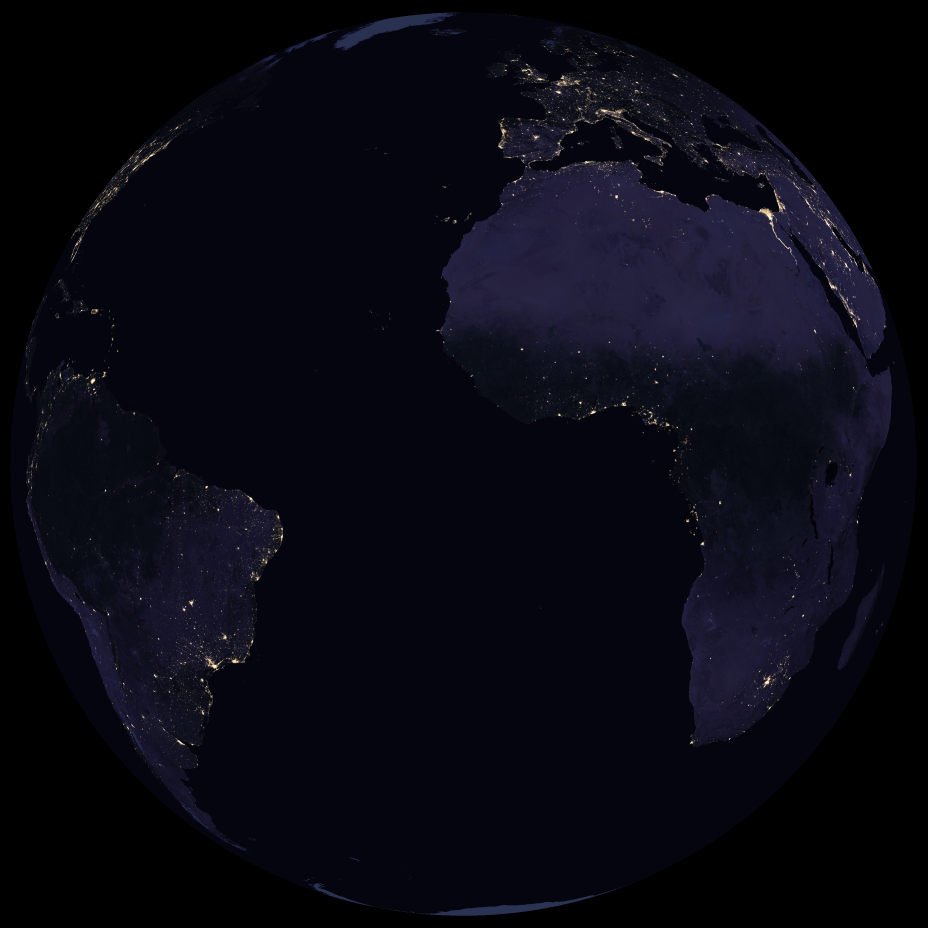
#> input picture naturalearth/blackmarble_elektro.png, 2784 x 2784 px (shown at 1/3 size)
$ python elektro_ir_enhanced.py naturalearth/blackmarble_elektro.png out.png naturalearth naturalearth/blackmarble_elektro.png
#> lines starting #> are read from the running program, lines starting #| are printed output that depends on the picture; after the words box and inside, x2 and y2 are one past the last pixel; in counts of white or black regions, pixels touching at a corner belong together
### elektro_borders.py
#!/usr/bin/env python3
"""Draw coastlines + country borders on an Elektro-L3 (14.5W) full-disk image.
usage: elektro_borders.py in.png out.png [ne_dir] [style]
style: "natural" (default: white borders, yellow coast) or "ir" (thin yellow lines
for the color-enhanced IR images, see elektro_ir_enhanced.py).
Needs ne_50m_coastline.geojson and ne_50m_admin_0_boundary_lines_land.geojson (Natural Earth)
in ne_dir (default: folder of this script).
No cartopy: the CGMS geostationary projection is computed directly.
"""
import sys, os, json
import numpy as np
from PIL import Image, ImageDraw

# Disk geometry of the 2784x2784 Elektro LRIT full disk, fitted on the 15:30 channel 4 image
CX, CY = 1389.5, 1391.7          # disk centre (px)
R_EQ_PX = 1359.4                 # equatorial radius (px)
LON0 = -14.5                     # sub-satellite longitude
H = 42164.16                     # distance satellite - Earth centre (km)
R_EQ, R_POL = 6378.137, 6356.7523
PX_PER_RAD = R_EQ_PX / np.arcsin(R_EQ / H)
SS = 2                           # supersampling for smooth lines

# (geojson, RGBA, width) per style, drawn in order
STYLES = {
    "natural": [("ne_50m_admin_0_boundary_lines_land.geojson", (255, 255, 255, 170), 2),
                ("ne_50m_coastline.geojson", (255, 220, 60, 230), 3)],
    "ir":      [("ne_50m_admin_0_boundary_lines_land.geojson", (255, 255, 0, 88), 2),
                ("ne_50m_coastline.geojson", (255, 255, 0, 255), 3)],
}

# [13 lines left out: function project, not called in this run]

def lines(path):
    for f in json.load(open(path))["features"]:
        g = f["geometry"]
        parts = g["coordinates"] if g["type"] == "MultiLineString" else [g["coordinates"]]
        for p in parts:
            yield np.array(p)

def draw(img, ne_dir, style="natural"):
    W, Hh = img.size
    ov = Image.new("RGBA", (W*SS, Hh*SS), (0, 0, 0, 0))
    d = ImageDraw.Draw(ov)
    for name, color, width in STYLES[style]:
        for p in lines(os.path.join(ne_dir, name)):
            x, y, vis = project(p[:, 0], p[:, 1])
            # split each line where it goes behind the Earth
            seg = []
            for xi, yi, v in zip(x, y, vis):
                if v:
                    seg.append((xi*SS, yi*SS))
                elif len(seg) > 1:
                    d.line(seg, fill=color, width=width*SS//2); seg = []
                else:
                    seg = []
            if len(seg) > 1:
                d.line(seg, fill=color, width=width*SS//2)
    ov = ov.resize((W, Hh), Image.LANCZOS)
    return Image.alpha_composite(img.convert("RGBA"), ov).convert("RGB")

# [5 lines that do not run on import are left out]

### elektro_ir_enhanced.py
#!/usr/bin/env python3
"""Color-enhanced IR image (cold cloud tops highlighted) for an Elektro-L3 IR channel.
usage: elektro_ir_enhanced.py L3_<ch>_*.png out.png [ne_dir] [partner.png]
Meant for channel 4 (3.8um) and 9 (10.7um). Raw SatDump IR PNGs are warm = bright,
so the scale is inverted: warm surface dark, cloud white, and the coldest tops
(lowest counts) go through cyan->blue, green->yellow, orange->red. Coastlines and
borders are drawn on top via elektro_borders.py (style "ir").
LUT reverse-engineered from the first hand-made 15:30 UTC ch4/ch9 images.

partner.png is the other IR channel of the same slot (ch9 for ch4 and vice versa).
With it, lost-data strips are repaired. A row is lost in a channel when it is flat,
all zero (missing), or has data spilling into empty space beyond the Earth's limb
(misplaced garbage); rows where the two channels stop agreeing are attributed to the
channel that breaks vertical continuity (both, if both break). Lost rows are rebuilt from the partner
through a value mapping learned on rows where both channels are good. Rows lost in
both channels are left black (no data) rather than shown as fake cloud tops.
"""
import sys, os
import warnings; warnings.simplefilter("ignore", RuntimeWarning)
import numpy as np
from PIL import Image
import elektro_borders as eb

def build_lut():
    lut = np.zeros((256, 3), np.uint8)                       # 0 -> black (space)
    for v in range(1, 15):                                    # red -> orange
        lut[v] = (255, round(v * 165 / 14), 0)
    for v in range(15, 28):                                   # yellow -> green
        lut[v] = (round(255 - (v - 15) * 255 / 12), 255, 0)
    for v in range(28, 41):                                   # blue -> cyan
        lut[v] = (0, round((v - 28) * 255 / 12), 255)
    for v in range(41, 256):                                  # inverted grey
        lut[v] = round(255 * (255 - v) / 214)
    return lut

def _rr(shape):
    yy, xx = np.mgrid[:shape[0], :shape[1]]
    r_pol_px = eb.R_EQ_PX * eb.R_POL / eb.R_EQ
    return ((xx - eb.CX) / eb.R_EQ_PX) ** 2 + ((yy - eb.CY) / r_pol_px) ** 2

def disk_mask(shape):
    # Raw 0 inside the Earth disk is saturated cold (cloud tops, limb), not space.
    return _rr(shape) <= 1

def space_mask(shape):
    # Well beyond the limb: valid data is always 0 there.
    return _rr(shape) >= 1.08

def inner_mask(shape):
    # Stats only well inside the disk: the limb is noisy and saturates.
#> called with shape = (2784, 2784)
    yy, xx = np.mgrid[:shape[0], :shape[1]]
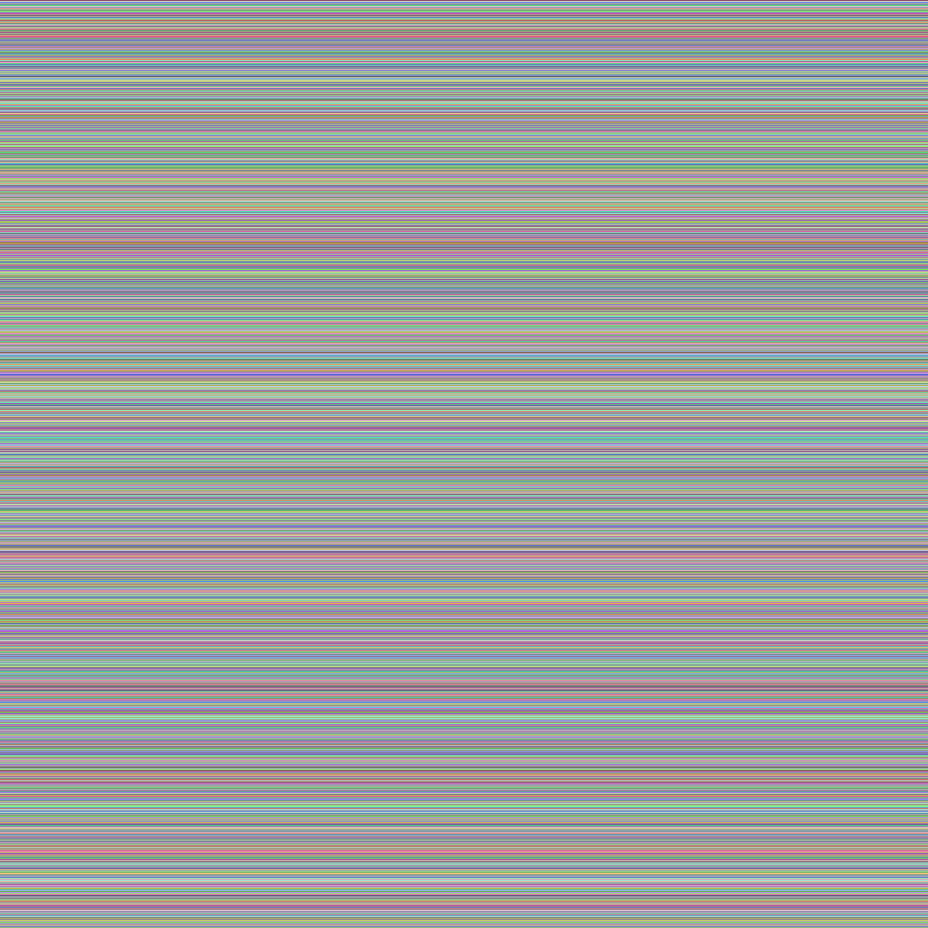
#> yy: shape (2784, 2784) int64 (shown at 1/3 size); 2784 distinct labels, from 0 to 2783; one colour per label, 0 black
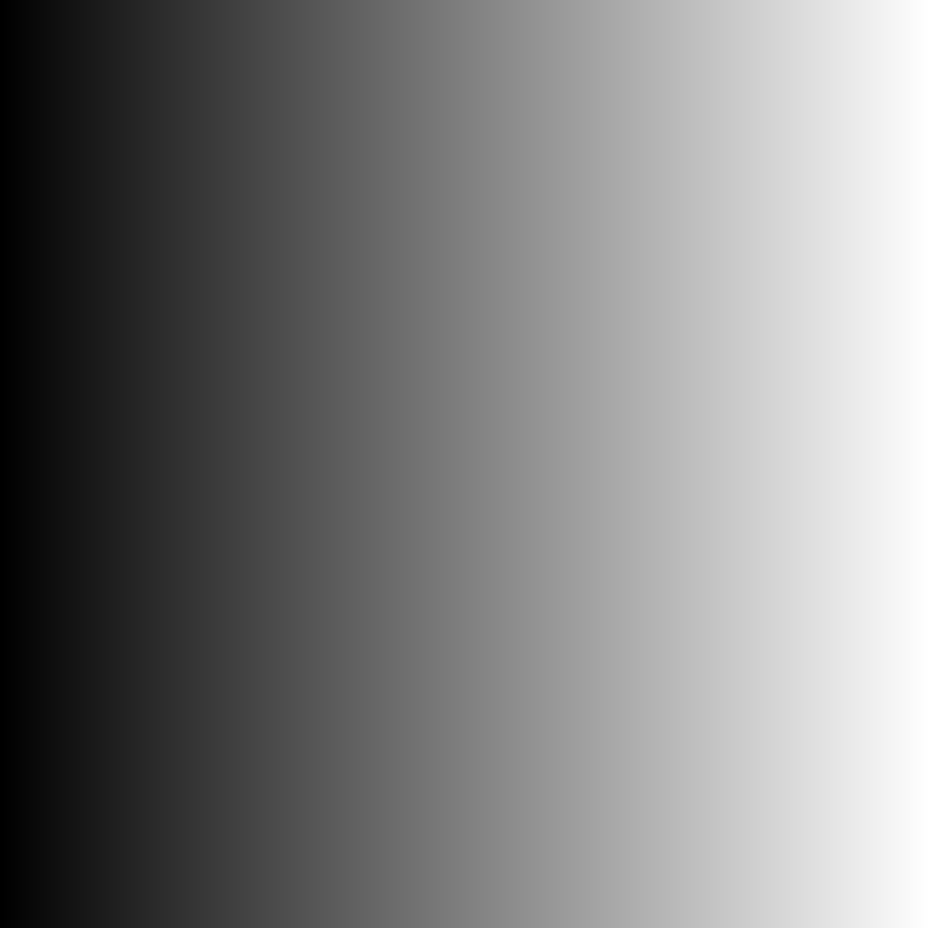
#> xx: shape (2784, 2784) int64 (shown at 1/3 size); min 0, max 2783, mean 1391.5; drawn with min black and max white
    return (xx - eb.CX) ** 2 + (yy - eb.CY) ** 2 < (0.95 * eb.R_EQ_PX) ** 2
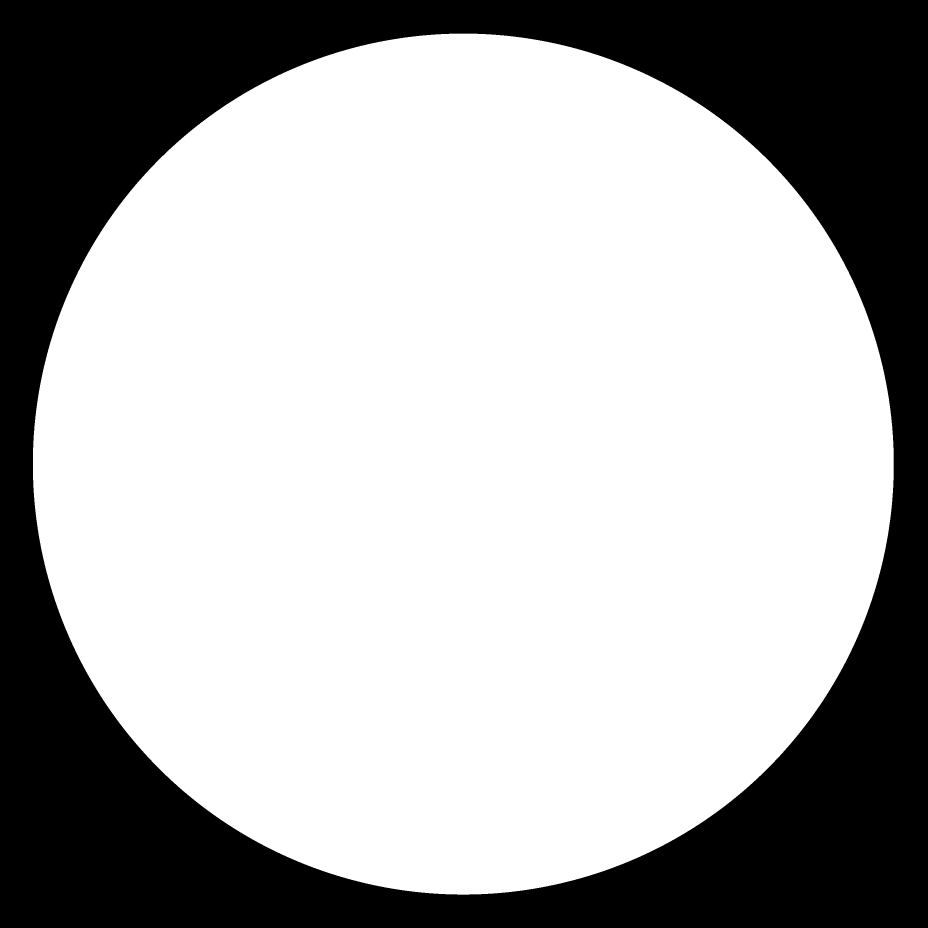
#> returned value: shape (2784, 2784) bool (shown at 1/3 size); 67.6% white; 1 black region, box (x1, y1, x2, y2) and area: (0, 0, 2784, 2784) 2511170

def rowcorr(a, b, m):
    a, b = np.where(m, a, np.nan), np.where(m, b, np.nan)
    a = a - np.nanmean(a, axis=1, keepdims=True); b = b - np.nanmean(b, axis=1, keepdims=True)
    return np.nansum(a*b, axis=1) / np.sqrt(np.nansum(a*a, axis=1) * np.nansum(b*b, axis=1) + 1e-9)

def runs(mask):
    edges = np.flatnonzero(np.diff(np.r_[0, mask.astype(int), 0]))
    return list(zip(edges[::2], edges[1::2]))              # [y0, y1)

def lost_rows(x, m, space, valid):
    """Rows of one channel that are certainly lost: flat, all zero, or garbage in space."""
    n = np.maximum(m.sum(axis=1), 1)
#> n = 2784 values, max 2582 at index 1343, min 1 at index 0, mean 1882.1
    sn = space.sum(axis=1)
#> sn = 2784 values, max 2356 at index 0, min 0 at index 1161, mean 547.4
    std = np.nanstd(np.where(m, x, np.nan), axis=1)
    zero = ((x == 0) & m).sum(axis=1) / n
#> zero = 2784 values from 0 to 0
    junk = ((x > 0) & space).sum(axis=1) / np.maximum(sn, 1)
#> junk = 2784 values from 0 to 0
    lost = valid & ((std < 2) | (zero > 0.8) | ((sn > 50) & (junk > 0.1)))
    return np.convolve(lost, np.ones(7), 'same') > 0          # strip edges are damaged too

def bad_rows(a, b, m):
    """Rows of a and of b holding lost/garbage data, given the two IR channels."""
    valid = m.sum(axis=1) >= 200
    space = space_mask(a.shape)
    bad_a, bad_b = lost_rows(a, m, space, valid), lost_rows(b, m, space, valid)

    # Rows where the two channels stop agreeing (normally r ~0.75-0.95)...
    dis = valid & ~bad_a & ~bad_b & (rowcorr(a, b, m) < 0.5)
    dis = np.convolve(dis, np.ones(7), 'same') > 0          # catch ragged strip edges
    dis &= ~bad_a & ~bad_b
    # ...belong to the channel that breaks continuity with the rows around them:
    # a garbage strip is smooth inside but jumps at both ends, the good channel doesn't.
    def cont(x, bad):
        c = np.r_[rowcorr(x[:-1], x[1:], m[:-1] & m[1:]), 1.0]   # row y vs y+1
#> in rowcorr (call 2), `a, b = np.where(m, a, np.nan), np.where(m, b, np.nan)`: m: shape (2783, 2784) bool; 67.6% white; 1 black region, box (x1, y1, x2, y2) and area: (0, 0, 2784, 2783) 2510968
#> c = 2784 values, max 1 at index 2783, min -1 at index 2493, mean 0.73
        c[~valid | ~np.r_[valid[1:], False]] = 1.0                # outside the disk: no info
        c[bad | np.r_[bad[1:], False]] = 1.0                      # own known-lost rows: already handled
        return c
    ca, cb = cont(a, bad_a), cont(b, bad_b)
#> ca = 2784 values, max 1 at index 0, min 0.175 at index 164, mean 0.902; cb has the same summary as ca
    # Lowest row-to-row continuity anywhere over the run (+-7 rows: it was widened,
    # and the two channels' strips need not start on the same row). A garbage strip
    # breaks at its own ends, which always fall inside that range.
    def brk(c, y0, y1):
        return c[max(y0 - 7, 0):min(y1 + 7, len(c))].min(initial=1.0)
    for y0, y1 in runs(dis & valid):
        ea, eb_ = brk(ca, y0, y1), brk(cb, y0, y1)
        if os.environ.get('ELK_DEBUG'): print(f'  disagree rows {y0}-{y1}: break a={ea:.2f} b={eb_:.2f}')
        # Good channels stay >~0.85 here. If even the smoother one jumps, both hold
        # garbage (different misplaced blocks in each): no data, never copy garbage.
        if max(ea, eb_) < 0.7:
            bad_a[y0:y1] = bad_b[y0:y1] = True
        elif ea < eb_:
            bad_a[y0:y1] = True
        else:
            bad_b[y0:y1] = True
#> this loop made 0 passes
    return bad_a, bad_b

def repair(raw, partner):
    """Return (repaired raw, no-data mask)."""
    m = inner_mask(raw.shape)
    a, b = raw.astype(float), partner.astype(float)
    bad, bad_p = bad_rows(a, b, m)

    # partner value -> median raw value, learned where both rows are good
    good = m & ~bad[:, None] & ~bad_p[:, None] & (a > 0) & (b > 0)
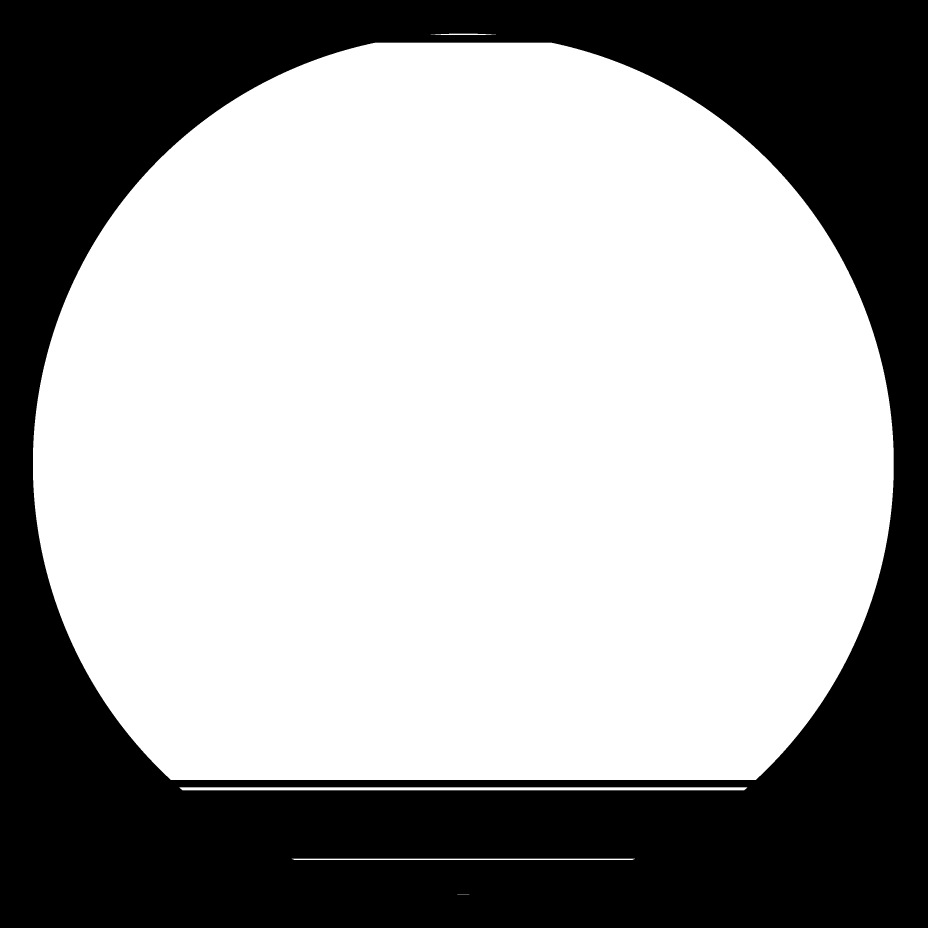
#> good: shape (2784, 2784) bool (shown at 1/3 size); 62.4% white; 1 black region, box (x1, y1, x2, y2) and area: (0, 0, 2784, 2784) 2914780
    pv, rv = partner[good], raw[good]
    xs = [v for v in range(256) if (pv == v).sum() >= 20]
#> xs = 252 values from 3 to 254
    lut = np.interp(np.arange(256), xs, [np.median(rv[pv == v]) for v in xs]) if xs else None
#> lut = 256 values from 3 to 254

    disk = disk_mask(raw.shape)
    out = raw.copy()
    fill = bad & ~bad_p
    if lut is not None:
        for y0, y1 in runs(fill):
            pred = lut[partner[y0:y1]]
            # The global mapping is off by a few counts locally (different
            # physics at 3.8 vs 10.7um), which shows as a seam. Measure the
            # per-column error on the good rows just above/below the band,
            # smooth it horizontally and blend it across the band.
            def edge_err(ys):
                ys = [y for y in ys if 0 <= y < raw.shape[0] and not bad[y] and not bad_p[y]]
                if not ys:
                    return None
                w = m[ys].astype(float)
                e = ((a[ys] - lut[partner[ys]]) * w).sum(0)
                k = np.ones(151)
                return np.convolve(e, k, 'same') / np.maximum(np.convolve(w.sum(0), k, 'same'), 1)
            top, bot = edge_err(range(y0 - 8, y0)), edge_err(range(y1, y1 + 8))
            if top is None: top = bot
            if bot is None: bot = top
            if top is not None:
                t = np.linspace(0, 1, y1 - y0)[:, None]
                pred = pred + (1 - t) * top + t * bot
            out[y0:y1] = np.where(disk[y0:y1], np.round(pred).clip(0, 255), 0).astype(np.uint8)
    nodata = (bad & (bad_p | (lut is None)))[:, None] & disk
#> nodata: shape (2784, 2784) bool; 6.6% white; 4 white regions, box (x1, y1, x2, y2) and area: (451, 2371, 2329, 2576) 333324, (737, 2580, 2043, 2683) 112102, (419, 2340, 2361, 2362) 42262, (902, 105, 1878, 128) 21044
    print(f"repaired {fill.sum() if lut is not None else 0} rows from partner, {nodata.any(axis=1).sum()} rows no data")
#| repaired 0 rows from partner, 353 rows no data
    return out, nodata

if __name__ == "__main__":
    ne_dir = sys.argv[3] if len(sys.argv) > 3 else os.path.dirname(os.path.abspath(__file__))
    raw = np.asarray(Image.open(sys.argv[1]).convert("L"))
    nodata = np.zeros(raw.shape, bool)
    if len(sys.argv) > 4:
        raw, nodata = repair(raw, np.asarray(Image.open(sys.argv[4]).convert("L")))
    disk = disk_mask(raw.shape)
    rgb = build_lut()[raw]
    rgb[(raw == 0) & disk] = (255, 0, 0)
    rgb[nodata] = 0
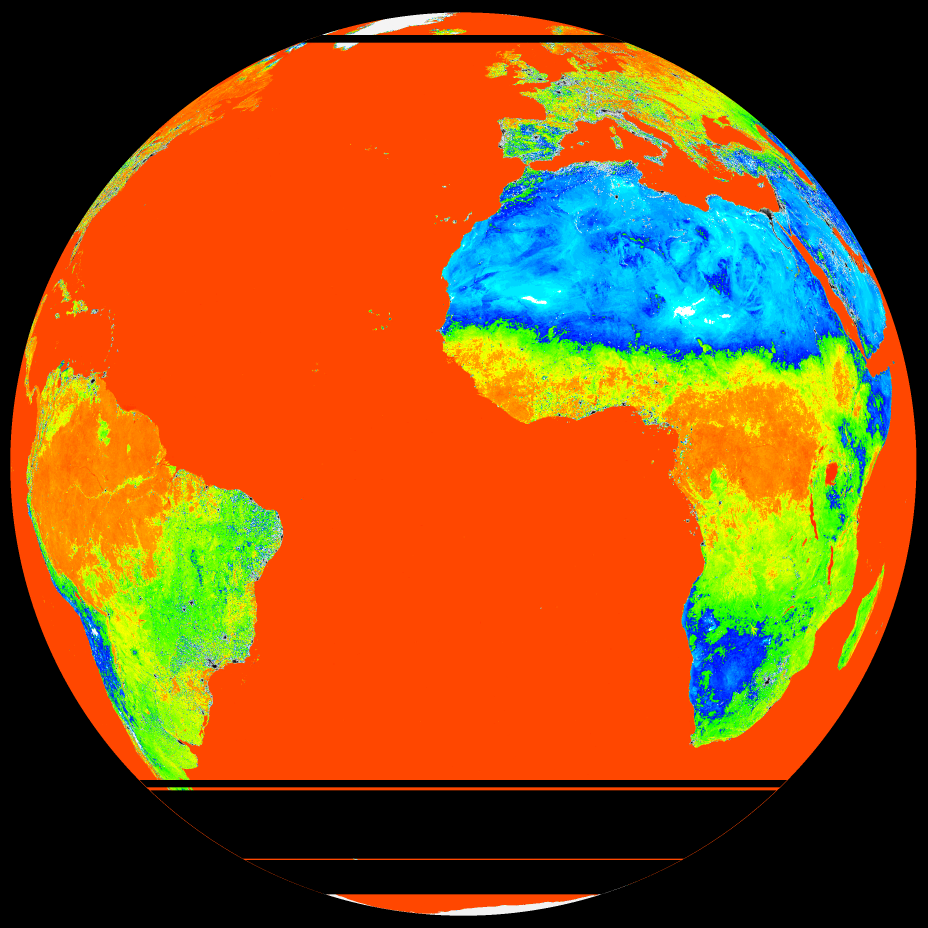
#> rgb: shape (2784, 2784, 3) (shown at 1/3 size); mean of channels 0, 1, 2 139.4, 79.8, 24.9; drawn as R, G, B
    rgb[~disk] = 0                     # nothing outside the Earth (garbage strips spill there)
    eb.draw(Image.fromarray(rgb), ne_dir, style="ir").save(sys.argv[2])
#> in draw, `ov = Image.new("RGBA", (W*SS, Hh*SS), (0, 0, 0, 0))`: ov: PIL image 5568x5568 RGBA; every value is 0
#> (the run stopped early here; a loop or call above may not have finished)
